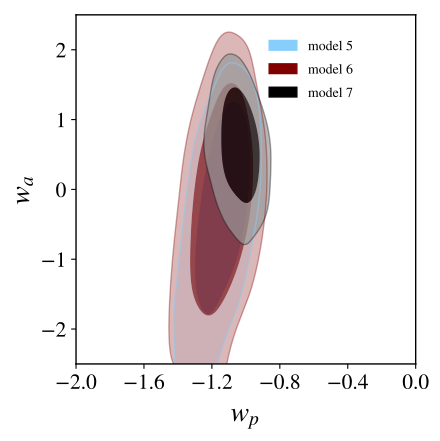

Recreate this plot in Python.
import getdist.plots as gplot
from getdist import MCSamples
from getdist import loadMCSamples
import os
import matplotlib
import subprocess
import matplotlib.pyplot as plt
import numpy as np
### ------------------------------------------------
### ------------------------------------------------
### ------------------------------------------------
# GENERAL PLOT OPTIONS
matplotlib.rcParams['mathtext.fontset'] = 'stix'
matplotlib.rcParams['font.family'] = 'STIXGeneral'
matplotlib.rcParams['mathtext.rm'] = 'Bitstream Vera Sans'
matplotlib.rcParams['mathtext.it'] = 'Bitstream Vera Sans:italic'
matplotlib.rcParams['mathtext.bf'] = 'Bitstream Vera Sans:bold'
matplotlib.rcParams['xtick.bottom'] = True
matplotlib.rcParams['xtick.top'] = False
matplotlib.rcParams['ytick.right'] = False
matplotlib.rcParams['axes.edgecolor'] = 'black'
matplotlib.rcParams['axes.linewidth'] = '1.0'
matplotlib.rcParams['axes.labelsize'] = 'medium'
matplotlib.rcParams['axes.grid'] = True
matplotlib.rcParams['grid.linewidth'] = '0.0'
matplotlib.rcParams['grid.alpha'] = '0.18'
matplotlib.rcParams['grid.color'] = 'lightgray'
matplotlib.rcParams['legend.labelspacing'] = 0.77
matplotlib.rcParams['savefig.bbox'] = 'tight'
matplotlib.rcParams['savefig.format'] = 'pdf'
### ------------------------------------------------
### ------------------------------------------------
### ------------------------------------------------
### ------------------------------------------------
### ------------------------------------------------
### ------------------------------------------------
analysissettings0={'ignore_rows': u'0.1'}

analysissettings={
  'smooth_scale_2D':0.5, 
  'smooth_scale_1D': 0.5,
  'fine_bins_2D': u'1000',
  'fine_bins': u'1000',
  'num_bins_2D': u'1000',
  'num_bins': u'1000',
  'range_confidence' : u'0.025',
  'ignore_rows': u'0.0'
}
### ------------------------------------------------
### ------------------------------------------------
### ------------------------------------------------
### ------------------------------------------------
### ------------------------------------------------
### ------------------------------------------------
zpivot=0.4
samples=loadMCSamples('./LSST_3x2pt_sys_model_5',settings=analysissettings0)
p = samples.getParams()
samples.addDerived(1e9*p.sigma8,name='AA',label='10^9 A_\mathrm{s}',
  range=[samples.getLower('sigma8')*1e9,samples.getUpper('sigma8')*1e9])
samples.addDerived(100*p.h0,name='H0',label='H_0',
  range=[samples.getLower('h0')*1e2,samples.getUpper('h0')*1e2])
samples.addDerived(10*p.ns,name='ns10',label='10 n_s',
  range=[10*samples.getLower('ns'),10*samples.getUpper('ns')])
samples.addDerived(100*p.omegab,name='omegab100',label='100 \Omega_b',
  range=[100*samples.getLower('omegab'),100*samples.getUpper('omegab')])
samples.addDerived(10*p.omegam,name='omegam10',label='10 \Omega_m',
  range=[10*samples.getLower('omegam'),10*samples.getUpper('omegam')])
samples.addDerived(p.w0+(zpivot/(1.+zpivot))*p.wa,name='wp',label='w_p',
  range=[samples.getLower('w0')+(zpivot/(1.+zpivot))*samples.getLower('wa'),samples.getUpper('w0')+(zpivot/(1.+zpivot))*samples.getUpper('wa')])
samples.saveAsText('.VM_plot_all_probes_multi_v2_TMP_1')

samples=loadMCSamples('./LSST_3x2pt_sys_model_6',settings=analysissettings0)
p = samples.getParams()
samples.addDerived(1e9*p.sigma8,name='AA',label='10^9 A_\mathrm{s}',
  range=[samples.getLower('sigma8')*1e9,samples.getUpper('sigma8')*1e9])
samples.addDerived(100*p.h0,name='H0',label='H_0',
  range=[samples.getLower('h0')*1e2,samples.getUpper('h0')*1e2])
samples.addDerived(10*p.ns,name='ns10',label='10 n_s',
  range=[10*samples.getLower('ns'),10*samples.getUpper('ns')])
samples.addDerived(100*p.omegab,name='omegab100',label='100 \Omega_b',
  range=[100*samples.getLower('omegab'),100*samples.getUpper('omegab')])
samples.addDerived(10*p.omegam,name='omegam10',label='10 \Omega_m',
  range=[10*samples.getLower('omegam'),10*samples.getUpper('omegam')])
samples.addDerived(p.w0+(zpivot/(1.+zpivot))*p.wa,name='wp',label='w_p',
  range=[samples.getLower('w0')+(zpivot/(1.+zpivot))*samples.getLower('wa'),samples.getUpper('w0')+(zpivot/(1.+zpivot))*samples.getUpper('wa')])
samples.saveAsText('.VM_plot_all_probes_multi_v2_TMP_2')

samples=loadMCSamples('./LSST_3x2pt_sys_model_7',settings=analysissettings0)
p = samples.getParams()
samples.addDerived(1e9*p.sigma8,name='AA',label='10^9 A_\mathrm{s}',
  range=[samples.getLower('sigma8')*1e9,samples.getUpper('sigma8')*1e9])
samples.addDerived(100*p.h0,name='H0',label='H_0',
  range=[samples.getLower('h0')*1e2,samples.getUpper('h0')*1e2])
samples.addDerived(10*p.ns,name='ns10',label='10 n_s',
  range=[10*samples.getLower('ns'),10*samples.getUpper('ns')])
samples.addDerived(100*p.omegab,name='omegab100',label='100 \Omega_b',
  range=[100*samples.getLower('omegab'),100*samples.getUpper('omegab')])
samples.addDerived(10*p.omegam,name='omegam10',label='10 \Omega_m',
  range=[10*samples.getLower('omegam'),10*samples.getUpper('omegam')])
samples.addDerived(p.w0+(zpivot/(1.+zpivot))*p.wa,name='wp',label='w_p',
  range=[samples.getLower('w0')+(zpivot/(1.+zpivot))*samples.getLower('wa'),samples.getUpper('w0')+(zpivot/(1.+zpivot))*samples.getUpper('wa')])
samples.saveAsText('.VM_plot_all_probes_multi_v2_TMP_3')


### ------------------------------------------------
### ------------------------------------------------
### ------------------------------------------------
### ------------------------------------------------
g=gplot.getSinglePlotter(
  chain_dir=r'./',
  analysis_settings=analysissettings,
  width_inch=4.5
)

g.settings.lw_contour = 1.0
g.settings.legend_rect_border = False
g.settings.figure_legend_frame = False
g.settings.axes_fontsize = 15.5
g.settings.legend_fontsize = 10.0
g.settings.alpha_filled_add = 0.7
g.settings.lab_fontsize=20
g.legend_labels=False

roots = [
  '.VM_plot_all_probes_multi_v2_TMP_1',
  '.VM_plot_all_probes_multi_v2_TMP_2',
  '.VM_plot_all_probes_multi_v2_TMP_3',  
]

params = [['wp','wa']]

g.plots_2d(
  roots, 
  param_pairs=params, 
  filled=True, 
  imax_shaded=2,
  line_args=[
    {'lw': 1.4,'ls': 'solid', 'color':'lightskyblue'},    
    {'lw': 1.0,'ls': 'solid', 'color':'maroon'},
    {'lw': 1.0,'ls': 'solid', 'color':'black'}
  ],
  contour_colors=[
    'lightskyblue',
    'maroon',
    'black',
  ]
  ,lims=[-2.,-0.,-2.5,2.5]
)
### ------------------------------------------------
### ------------------------------------------------
### ------------------------------------------------
# FINISH PLOT SETUP
g.settings.tight_layout=True
g.finish_plot(
  legend_labels=[
    'model 5',
    'model 6',
    'model 7',        
  ],
  no_extra_legend_space=True,
  legend_loc=(0.60,0.76)
)
### ------------------------------------------------
### ------------------------------------------------
### ------------------------------------------------
g.export()
### ------------------------------------------------
### ------------------------------------------------
### ------------------------------------------------
#DELETE TMP FILES
subprocess.Popen(
  "rm .VM_plot_all_probes_multi_v2_TMP_[0-9].*", 
  shell=True, 
  cwd="."
)
### ------------------------------------------------
### ------------------------------------------------
### ------------------------------------------------
